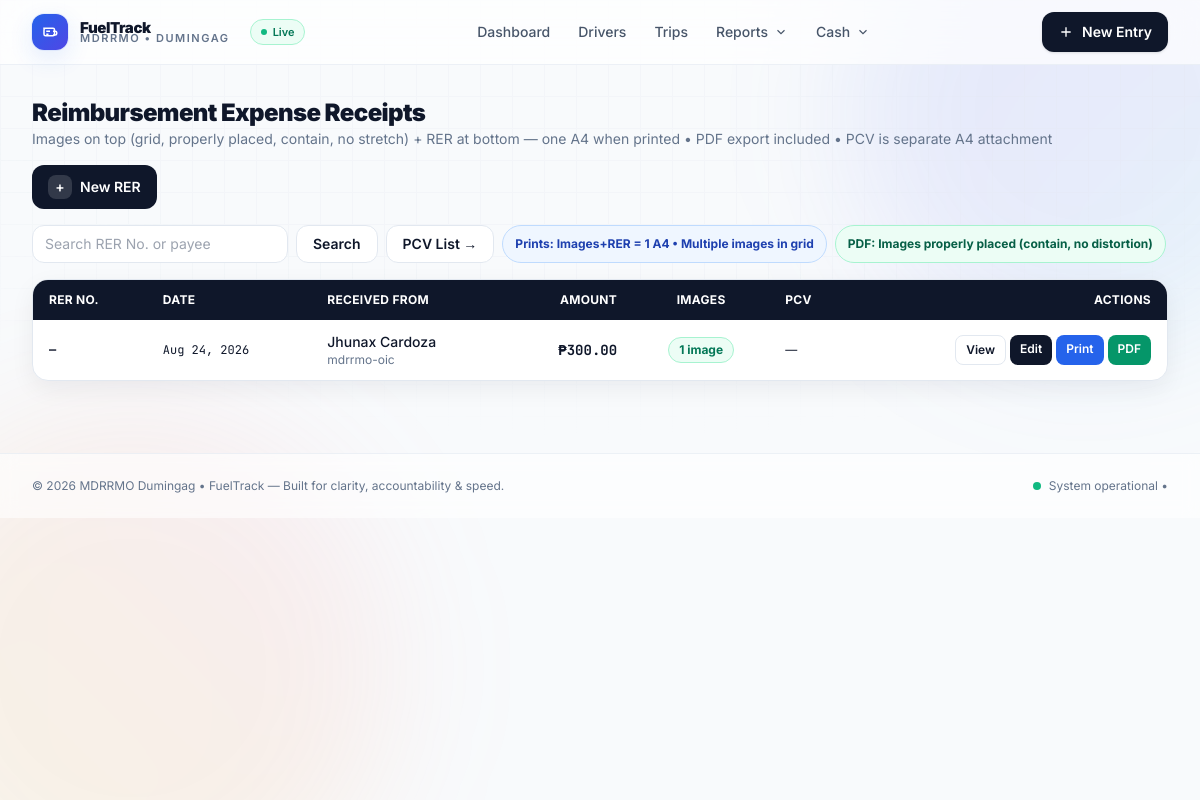
The app's page /rer/, older data.
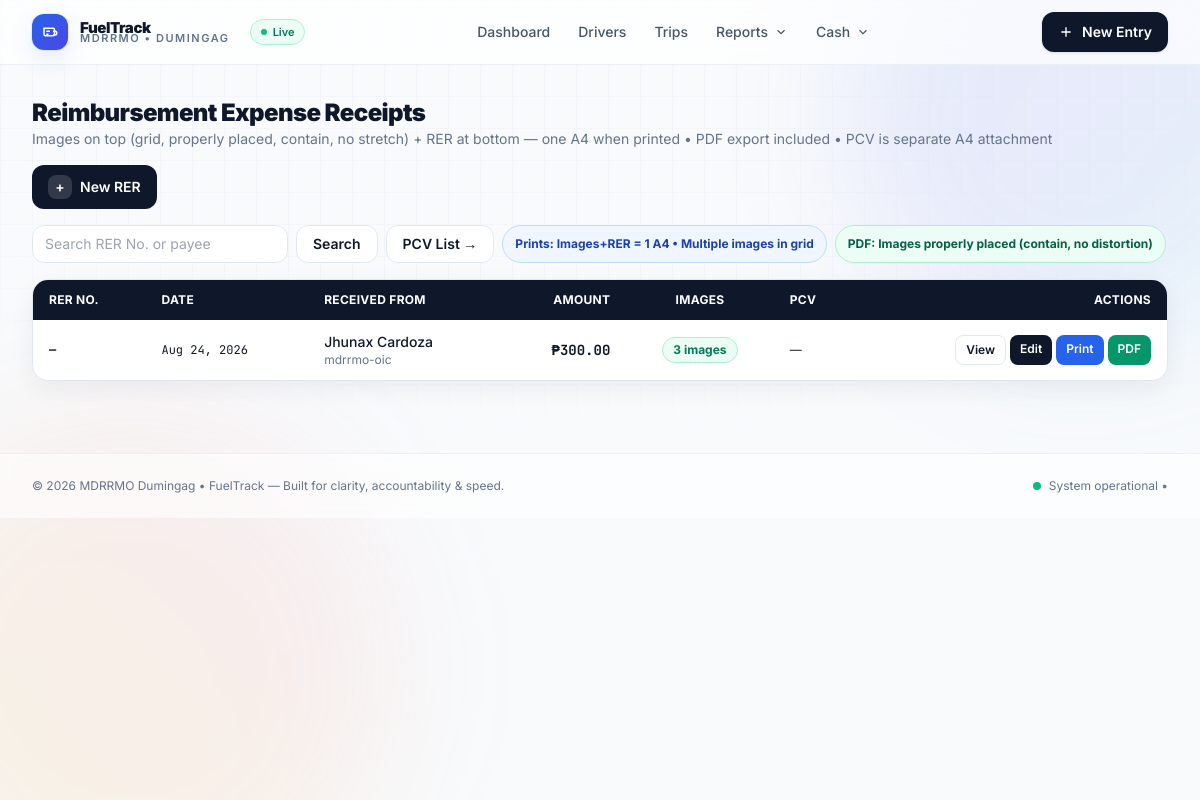
The same page, newer data.
### fuel/models.py (models this page shows, shortened)
class ReimbursementExpenseReceipt(models.Model):
    entity_name = models.CharField(max_length=150, blank=True, default="")
    fund_cluster = models.CharField(max_length=100, blank=True)
    receipt_date = models.DateField(default=date.today)
    rer_no = models.CharField(max_length=50, blank=True, verbose_name="RER No.")
    received_from_name = models.CharField(max_length=150, blank=True, verbose_name="Received from (Name)")
    received_from_designation = models.CharField(max_length=150, blank=True, verbose_name="Official Designation")
    amount_in_words = models.CharField(max_length=255, blank=True, verbose_name="Amount in Words")
    amount_in_figures = models.DecimalField(max_digits=12, decimal_places=2, default=0, verbose_name="Amount in Figures (P)")
    in_payment_for = models.TextField(blank=True, verbose_name="In payment for", help_text="e.g., Payments for subsistence, services, rental or transportation should show inclusive dates, purpose, distance, points of travel, etc.")
    payee_signature_name = models.CharField(max_length=150, blank=True, verbose_name="Payee Name")
    payee_address = models.CharField(max_length=255, blank=True)
    payee_residence_cert_no = models.CharField(max_length=100, blank=True)
    payee_residence_date = models.DateField(null=True, blank=True)
    payee_residence_place = models.CharField(max_length=150, blank=True)
    witness_signature_name = models.CharField(max_length=150, blank=True, verbose_name="Witness Name")
    witness_address = models.CharField(max_length=255, blank=True)
    witness_residence_cert_no = models.CharField(max_length=100, blank=True)
    witness_residence_date = models.DateField(null=True, blank=True)
    witness_residence_place = models.CharField(max_length=150, blank=True)
    attached_image = models.ImageField(upload_to=rer_image_path, null=True, blank=True)
    petty_cash_voucher = models.ForeignKey(PettyCashVoucher, null=True, blank=True, on_delete=models.SET_NULL, related_name="rers")
    created_at = models.DateTimeField(auto_now_add=True)
    updated_at = models.DateTimeField(auto_now=True)
    class Meta:
        ordering = ['-receipt_date', '-id']
        verbose_name = "Reimbursement Expense Receipt"
        verbose_name_plural = "Reimbursement Expense Receipts"

### fuel/views.py (the view)
# urls.py: path('rer/', views.RERListView.as_view(), name='rer_list'),
class RERListView(ListView):
    model = ReimbursementExpenseReceipt
    template_name = 'fuel/rer_list.html'
    context_object_name = 'receipts'
    paginate_by = 20
    def get_queryset(self):
        qs = super().get_queryset().select_related('petty_cash_voucher').prefetch_related('images')
        q = self.request.GET.get('q')
        if q:
            qs = qs.filter(received_from_name__icontains=q) | qs.filter(rer_no__icontains=q)
        return qs

### templates/fuel/rer_list.html (shortened to what the changed rows need)
{% extends "base.html" %}
{% load humanize %}
{% block content %}
<div class="flex flex-wrap items-start justify-between gap-4">
    <div>
        <h1 class="text-2xl font-black tracking-tight">Reimbursement Expense Receipts</h1>
    </div>
</div>
{% if receipts %}
<div class="mt-4 overflow-hidden rounded-2xl border border-slate-200 bg-white shadow-soft">
    <div class="overflow-x-auto">
        <table class="w-full text-sm">
            <thead class="bg-slate-900 text-white text-xs uppercase tracking-wide">
                <tr>
                    <th class="px-4 py-3 text-left">RER No.</th>
                    <th class="px-4 py-3 text-left">Date</th>
                    <th class="px-4 py-3 text-left">Received from</th>
                    <th class="px-4 py-3 text-right">Amount</th>
                    <th class="px-4 py-3 text-center">Images</th>
                    <th class="px-4 py-3 text-left">PCV</th>
                    <th class="px-4 py-3 text-right">Actions</th>
                </tr>
            </thead>
            <tbody class="divide-y divide-slate-100">
                {% for r in receipts %}
                <tr class="hover:bg-slate-50">
                    <td class="px-4 py-3 font-mono text-xs font-bold">{{ r.rer_no|default:"—" }}</td>
                    <td class="px-4 py-3 font-mono text-xs">{{ r.receipt_date|date:"M d, Y" }}</td>
                    <td class="px-4 py-3">
                        <p class="font-medium">{{ r.received_from_name|default:"—" }}</p>
                        <p class="text-xs text-slate-500">{{ r.received_from_designation|default:"" }}</p>
                    </td>
                    <td class="px-4 py-3 text-right font-mono font-bold">₱{{ r.amount_in_figures|floatformat:2|intcomma }}</td>
                    <td class="px-4 py-3 text-center">
                        {% with cnt=r.images.count %}
                        {% if cnt > 0 %}
                            <span class="inline-flex items-center gap-1 rounded-full bg-emerald-50 border border-emerald-200 px-2.5 py-1 text-xs font-bold text-emerald-700">{{ cnt }} image{{ cnt|pluralize }}</span>
                        {% elif r.attached_image %}
                            <span class="inline-flex h-7 w-7 rounded-lg bg-amber-50 border border-amber-200 text-amber-700 items-center justify-center text-xs" title="Legacy single image">1</span>
                        {% else %}
                            <span class="inline-flex h-7 w-7 rounded-lg bg-slate-100 border border-slate-200 text-slate-400 items-center justify-center text-xs">—</span>
                        {% endif %}
                        {% endwith %}
                    </td>
                    <td class="px-4 py-3 text-xs">{% if r.petty_cash_voucher %}PCV {{ r.petty_cash_voucher.voucher_no|default:r.petty_cash_voucher.pk }}{% else %}—{% endif %}</td>
                    <td class="px-4 py-3">
                        <div class="flex justify-end gap-1 flex-wrap">
                            <a href="{% url 'rer_detail' r.pk %}" class="rounded-lg border border-slate-200 bg-white px-2.5 py-1.5 text-xs font-semibold hover:bg-slate-50">View</a>
                            <a href="{% url 'rer_edit' r.pk %}" class="rounded-lg bg-slate-900 px-2.5 py-1.5 text-xs font-semibold text-white hover:bg-black">Edit</a>
                            <a href="{% url 'rer_print' r.pk %}" target="_blank" class="rounded-lg bg-blue-600 px-2.5 py-1.5 text-xs font-semibold text-white hover:bg-blue-700">Print</a>
                            <a href="{% url 'rer_export_pdf' r.pk %}" target="_blank" class="rounded-lg bg-emerald-600 px-2.5 py-1.5 text-xs font-semibold text-white hover:bg-emerald-700">PDF</a>
                        </div>
                    </td>
                </tr>
                {% endfor %}
            </tbody>
        </table>
    </div>
</div>
{% endif %}
{% endblock %}

Row changes from the older to the newer data that the page shows:
changed ReimbursementExpenseReceipt "Jhunax Cardoza": images.count "1" → "3"
